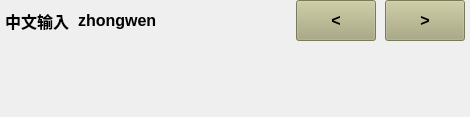
    <widget class="QWidget" name="widgetTop" native="true">
     <property name="sizePolicy">
      <sizepolicy hsizetype="Preferred" vsizetype="Maximum">
       <horstretch>0</horstretch>
       <verstretch>0</verstretch>
      </sizepolicy>
     </property>
     <property name="font">
      <font>
       <pointsize>12</pointsize>
       <weight>75</weight>
       <bold>true</bold>
      </font>
     </property>
     <layout class="QVBoxLayout" name="verticalLayout">
      <property name="spacing">
       <number>6</number>
      </property>
      <property name="leftMargin">
       <number>5</number>
      </property>
      <property name="topMargin">
       <number>0</number>
      </property>
      <property name="rightMargin">
       <number>5</number>
      </property>
      <property name="bottomMargin">
       <number>0</number>
      </property>
      <item>
       <layout class="QHBoxLayout" name="horizontalLayout">
        <property name="spacing">
         <number>9</number>
        </property>
        <item>
         <widget class="QLabel" name="labInfo">
          <property name="sizePolicy">
           <sizepolicy hsizetype="Preferred" vsizetype="Minimum">
            <horstretch>0</horstretch>
            <verstretch>0</verstretch>
           </sizepolicy>
          </property>
          <property name="minimumSize">
           <size>
            <width>0</width>
            <height>25</height>
           </size>
          </property>
          <property name="text">
           <string>中文输入</string>
          </property>
         </widget>
        </item>
        <item>
         <widget class="QLabel" name="labPY">
          <property name="sizePolicy">
           <sizepolicy hsizetype="Expanding" vsizetype="Minimum">
            <horstretch>0</horstretch>
            <verstretch>0</verstretch>
           </sizepolicy>
          </property>
          <property name="minimumSize">
           <size>
            <width>0</width>
            <height>25</height>
           </size>
          </property>
          <property name="text">
           <string>zhongwen</string>
          </property>
         </widget>
        </item>
        <item>
         <widget class="QPushButton" name="btnPre">
          <property name="sizePolicy">
           <sizepolicy hsizetype="Minimum" vsizetype="Minimum">
            <horstretch>0</horstretch>
            <verstretch>0</verstretch>
           </sizepolicy>
          </property>
          <property name="minimumSize">
           <size>
            <width>52</width>
            <height>41</height>
           </size>
          </property>
          <property name="focusPolicy">
           <enum>Qt::NoFocus</enum>
          </property>
          <property name="styleSheet">
           <string notr="true">background-color: rgb(170, 170, 127);</string>
          </property>
          <property name="text">
           <string>&lt;</string>
          </property>
         </widget>
        </item>
        <item>
         <widget class="QPushButton" name="btnNext">
          <property name="sizePolicy">
           <sizepolicy hsizetype="Minimum" vsizetype="Minimum">
            <horstretch>0</horstretch>
            <verstretch>0</verstretch>
           </sizepolicy>
          </property>
          <property name="minimumSize">
           <size>
            <width>45</width>
            <height>25</height>
           </size>
          </property>
          <property name="focusPolicy">
           <enum>Qt::NoFocus</enum>
          </property>
          <property name="styleSheet">
           <string notr="true">background-color: rgb(170, 170, 127);</string>
          </property>
          <property name="text">
           <string>&gt;</string>
          </property>
         </widget>
        </item>
       </layout>
      </item>
      <item>
       <layout class="QHBoxLayout" name="horizontalLayout_2">
        <property name="spacing">
         <number>0</number>
        </property>
        <item>
         <widget class="QLabel" name="labCh0">
          <property name="sizePolicy">
           <sizepolicy hsizetype="Preferred" vsizetype="Fixed">
            <horstretch>0</horstretch>
            <verstretch>0</verstretch>
           </sizepolicy>
          </property>
          <property name="minimumSize">
           <size>
            <width>46</width>
            <height>70</height>
           </size>
          </property>
          <property name="font">
           <font>
            <pointsize>-1</pointsize>
           </font>
          </property>
          <property name="text">
           <string/>
          </property>
          <property name="alignment">
           <set>Qt::AlignCenter</set>
          </property>
         </widget>
        </item>
        <item>
         <widget class="QLabel" name="labCh1">
          <property name="sizePolicy">
           <sizepolicy hsizetype="Preferred" vsizetype="Fixed">
            <horstretch>0</horstretch>
            <verstretch>0</verstretch>
           </sizepolicy>
          </property>
          <property name="minimumSize">
           <size>
            <width>46</width>
            <height>70</height>
           </size>
          </property>
          <property name="font">
           <font>
            <pointsize>-1</pointsize>
           </font>
          </property>
          <property name="text">
           <string/>
          </property>
          <property name="alignment">
           <set>Qt::AlignCenter</set>
          </property>
         </widget>
        </item>
        <item>
         <widget class="QLabel" name="labCh2">
          <property name="sizePolicy">
           <sizepolicy hsizetype="Preferred" vsizetype="Fixed">
            <horstretch>0</horstretch>
            <verstretch>0</verstretch>
           </sizepolicy>
          </property>
          <property name="minimumSize">
           <size>
            <width>46</width>
            <height>70</height>
           </size>
          </property>
          <property name="font">
           <font>
            <pointsize>-1</pointsize>
           </font>
          </property>
          <property name="text">
           <string/>
          </property>
          <property name="alignment">
           <set>Qt::AlignCenter</set>
          </property>
         </widget>
        </item>
        <item>
         <widget class="QLabel" name="labCh3">
          <property name="sizePolicy">
           <sizepolicy hsizetype="Preferred" vsizetype="Fixed">
            <horstretch>0</horstretch>
            <verstretch>0</verstretch>
           </sizepolicy>
          </property>
          <property name="minimumSize">
           <size>
            <width>46</width>
            <height>70</height>
           </size>
          </property>
          <property name="font">
           <font>
            <pointsize>-1</pointsize>
           </font>
          </property>
          <property name="text">
           <string/>
          </property>
          <property name="alignment">
           <set>Qt::AlignCenter</set>
          </property>
         </widget>
        </item>
        <item>
         <widget class="QLabel" name="labCh4">
          <property name="sizePolicy">
           <sizepolicy hsizetype="Preferred" vsizetype="Fixed">
            <horstretch>0</horstretch>
            <verstretch>0</verstretch>
           </sizepolicy>
          </property>
          <property name="minimumSize">
           <size>
            <width>46</width>
            <height>70</height>
           </size>
          </property>
          <property name="font">
           <font>
            <pointsize>-1</pointsize>
           </font>
          </property>
          <property name="text">
           <string/>
          </property>
          <property name="alignment">
           <set>Qt::AlignCenter</set>
          </property>
         </widget>
        </item>
        <item>
         <widget class="QLabel" name="labCh5">
          <property name="sizePolicy">
           <sizepolicy hsizetype="Preferred" vsizetype="Fixed">
            <horstretch>0</horstretch>
            <verstretch>0</verstretch>
           </sizepolicy>
          </property>
          <property name="minimumSize">
           <size>
            <width>46</width>
            <height>70</height>
           </size>
          </property>
          <property name="font">
           <font>
            <pointsize>-1</pointsize>
           </font>
          </property>
          <property name="text">
           <string/>
          </property>
          <property name="alignment">
           <set>Qt::AlignCenter</set>
          </property>
         </widget>
        </item>
        <item>
         <widget class="QLabel" name="labCh6">
          <property name="sizePolicy">
           <sizepolicy hsizetype="Preferred" vsizetype="Fixed">
            <horstretch>0</horstretch>
            <verstretch>0</verstretch>
           </sizepolicy>
          </property>
          <property name="minimumSize">
           <size>
            <width>46</width>
            <height>70</height>
           </size>
          </property>
          <property name="font">
           <font>
            <pointsize>-1</pointsize>
           </font>
          </property>
          <property name="text">
           <string/>
          </property>
          <property name="alignment">
           <set>Qt::AlignCenter</set>
          </property>
         </widget>
        </item>
        <item>
         <widget class="QLabel" name="labCh7">
          <property name="sizePolicy">
           <sizepolicy hsizetype="Preferred" vsizetype="Fixed">
            <horstretch>0</horstretch>
            <verstretch>0</verstretch>
           </sizepolicy>
          </property>
          <property name="minimumSize">
           <size>
            <width>46</width>
            <height>70</height>
           </size>
          </property>
          <property name="font">
           <font>
            <pointsize>-1</pointsize>
           </font>
          </property>
          <property name="text">
           <string/>
          </property>
          <property name="alignment">
           <set>Qt::AlignCenter</set>
          </property>
         </widget>
        </item>
        <item>
         <widget class="QLabel" name="labCh8">
          <property name="sizePolicy">
           <sizepolicy hsizetype="Preferred" vsizetype="Fixed">
            <horstretch>0</horstretch>
            <verstretch>0</verstretch>
           </sizepolicy>
          </property>
          <property name="minimumSize">
           <size>
            <width>46</width>
            <height>70</height>
           </size>
          </property>
          <property name="font">
           <font>
            <pointsize>-1</pointsize>
           </font>
          </property>
          <property name="text">
           <string/>
          </property>
          <property name="alignment">
           <set>Qt::AlignCenter</set>
          </property>
         </widget>
        </item>
        <item>
         <widget class="QLabel" name="labCh9">
          <property name="sizePolicy">
           <sizepolicy hsizetype="Preferred" vsizetype="Fixed">
            <horstretch>0</horstretch>
            <verstretch>0</verstretch>
           </sizepolicy>
          </property>
          <property name="minimumSize">
           <size>
            <width>46</width>
            <height>70</height>
           </size>
          </property>
          <property name="font">
           <font>
            <pointsize>-1</pointsize>
           </font>
          </property>
          <property name="text">
           <string/>
          </property>
          <property name="alignment">
           <set>Qt::AlignCenter</set>
          </property>
         </widget>
        </item>
       </layout>
      </item>
     </layout>
    </widget>
